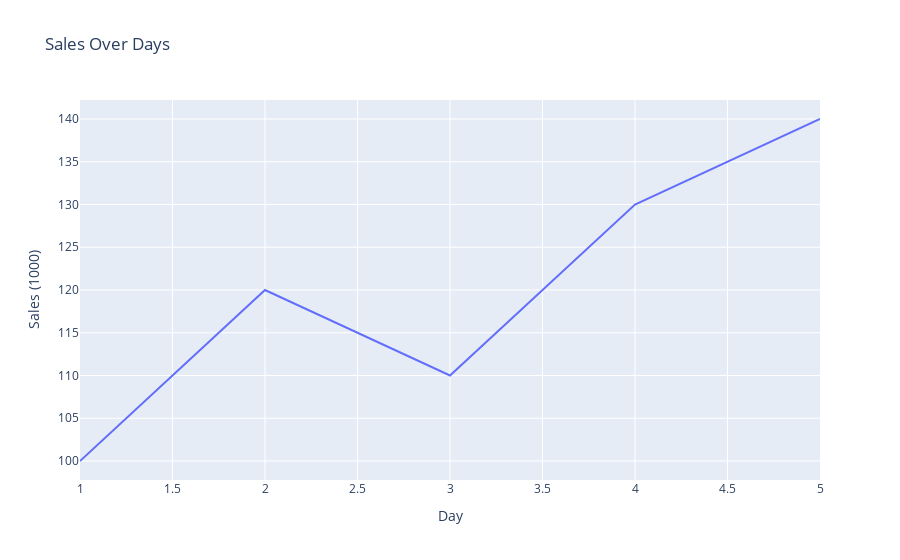

Notebook code for this chart:
### Code cell
# Data: Sales over days
data = pd.DataFrame({
    'Day': [1, 2, 3, 4, 5],
    'Sales': [100, 120, 110, 130, 140]
})

# Interactive line plot
fig = px.line(data, x="Day", y="Sales", title="Sales Over Days", labels={"Day": "Day", "Sales": "Sales (1000)"})

fig.show()

### Figure 1 — Plotly figure (JSON) as saved in the notebook; plotly's stock layout.template omitted (floating-point values rounded to 4 significant figures)
{"data": [{"hovertemplate": "Day=%{x}<br>Sales (1000)=%{y}<extra></extra>", "legendgroup": "", "line": {"color": "#636efa", "dash": "solid"}, "marker": {"symbol": "circle"}, "mode": "lines", "name": "", "orientation": "v", "showlegend": false, "type": "scatter", "x": [1, 2, 3, 4, 5], "xaxis": "x", "y": [100, 120, 110, 130, 140], "yaxis": "y"}], "layout": {"legend": {"tracegroupgap": 0}, "title": {"text": "Sales Over Days"}, "xaxis": {"anchor": "y", "domain": [0, 1], "title": {"text": "Day"}}, "yaxis": {"anchor": "x", "domain": [0, 1], "title": {"text": "Sales (1000)"}}}}
